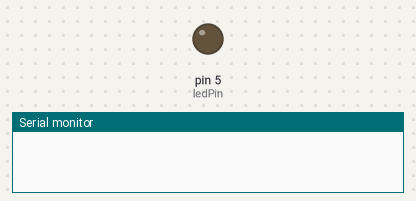
Recording of a sketch running on a simulated Arduino Uno, built with avr-gcc and run on an emulated ATmega328P. On the bench: output pins drawn as LEDs (lit = HIGH), the last lines printed to the serial monitor.

Above: at 0.1 s.
At 6.1 s:
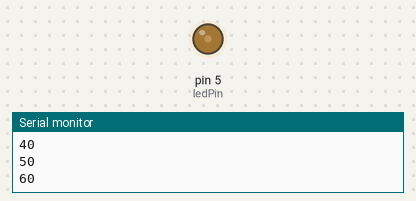
At 12.1 s:
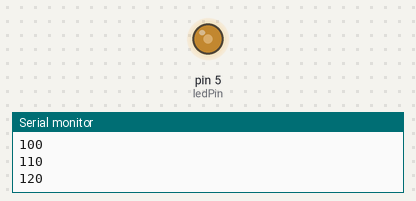
At 25.1 s:
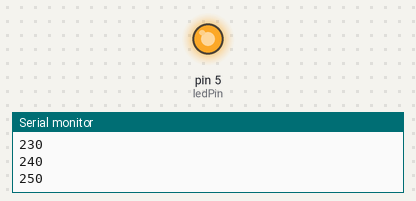
Timing chart, 0 to 26.6 s (numbered marks = the images above):
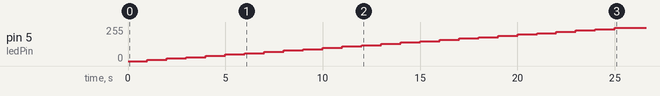

Measured:
- by itself, pin 5 (ledPin): moves from 0/255 to 250/255 over 24.0 s

The sketch:

led_con_salida_analogica.ino
```cpp
const int ledPin = 5;
int val = 0;

void setup() {
    // initialize serial:
  Serial.begin(9600);
  pinMode(ledPin,OUTPUT);
                      // you're connected now, so print out the status
}


void loop() {
  if(val <= 255){
    analogWrite(ledPin, val);
  }
  val = val + 10;
  delay(1000);
  Serial.println(val);
}
```
